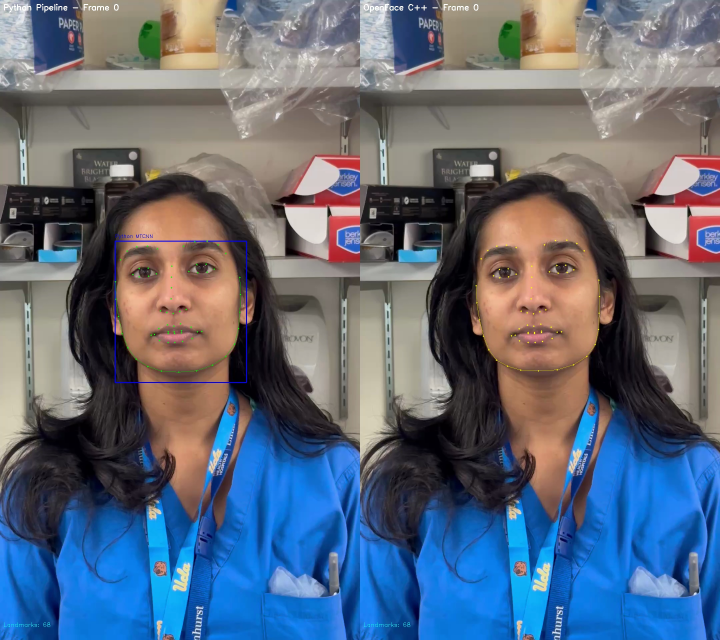
#> input picture comparison_frame_0000.jpg, 2160 x 1920 px (shown at 1/3 size)
$ python 'test_eye8_trace 2.py'
#> lines starting #> are read from the running program, lines starting #| are printed output that depends on the picture
#!/usr/bin/env python3
"""
Test script to run both C++ and Python pipelines with eye refinement
to generate Eye_8 trace files for comparison.
"""

import sys
sys.path.insert(0, 'pyclnf')
sys.path.insert(0, 'pymtcnn')

import numpy as np
import cv2
import subprocess
import os

def run_cpp_pipeline(image_path: str):
    """Run C++ FeatureExtraction to generate Eye_8 trace."""
    print("\n=== Running C++ Pipeline ===")

    out_dir = '/tmp/openface_eye8_test'
    os.makedirs(out_dir, exist_ok=True)

    cmd = [
        '/Users/johnwilsoniv/repo/fea_tool/external_libs/openFace/OpenFace/build/bin/FeatureExtraction',
        '-f', image_path,
        '-out_dir', out_dir
    ]

    result = subprocess.run(cmd, capture_output=True, text=True)

    if result.returncode != 0:
        print(f"C++ failed: {result.stderr}")
        return None

    # Parse CSV for landmarks
    import pandas as pd
    base_name = os.path.splitext(os.path.basename(image_path))[0]
    csv_path = os.path.join(out_dir, f'{base_name}.csv')

    if not os.path.exists(csv_path):
        print(f"Error: C++ output not found at {csv_path}")
        return None

    df = pd.read_csv(csv_path)
    landmarks = np.zeros((68, 2))
    for i in range(68):
        # Try different column name formats
        for x_col, y_col in [(f'x_{i}', f'y_{i}'), (f' x_{i}', f' y_{i}')]:
            if x_col in df.columns and y_col in df.columns:
                landmarks[i, 0] = df[x_col].iloc[0]
                landmarks[i, 1] = df[y_col].iloc[0]
                break

    print(f"C++ LM36 (left eye outer): ({landmarks[36, 0]:.4f}, {landmarks[36, 1]:.4f})")
    print(f"C++ trace saved to: /tmp/eye8_trace_cpp.txt")

    return landmarks

# [48 lines left out: functions run_python_pipeline, compare_traces, not called in this run]

def main():
    # Use comparison frame (known to have faces)
    image_path = 'comparison_frame_0000.jpg'

    if not os.path.exists(image_path):
        # Try test image
        image_path = 'test_image.jpg'

    if not os.path.exists(image_path):
        print(f"Error: No test image found")
        return

    print(f"Using test image: {image_path}")

    # Load image
    image = cv2.imread(image_path)
#> image is the input picture: shape (1920, 2160, 3); mean B, G, R 123.7, 106.6, 95.2
    if image is None:
        print(f"Error: Could not load {image_path}")
        return

    # Convert to grayscale for Python
    gray = cv2.cvtColor(image, cv2.COLOR_BGR2GRAY)
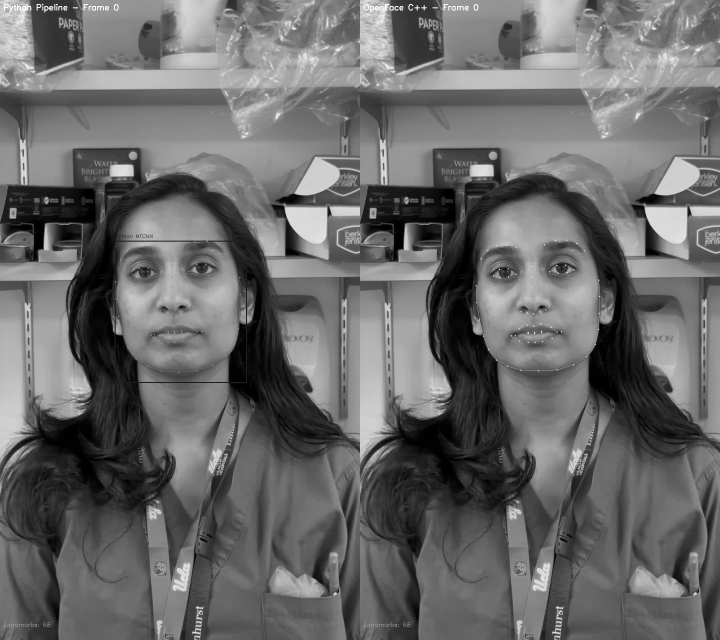
#> gray: shape (1920, 2160) (shown at 1/3 size); min 0, max 255, mean 105.1

    # Run both pipelines (Python CLNF expects grayscale or BGR)
    cpp_landmarks = run_cpp_pipeline(image_path)
    python_landmarks = run_python_pipeline(image)  # Pass BGR, CLNF will convert

    if cpp_landmarks is not None and python_landmarks is not None:
        # Compare LM36 (Eye_8 maps to this)
        diff = python_landmarks[36] - cpp_landmarks[36]
        error = np.linalg.norm(diff)

        print("\n=== LM36 Comparison ===")
        print(f"C++:    ({cpp_landmarks[36, 0]:.4f}, {cpp_landmarks[36, 1]:.4f})")
        print(f"Python: ({python_landmarks[36, 0]:.4f}, {python_landmarks[36, 1]:.4f})")
        print(f"Diff:   ({diff[0]:.4f}, {diff[1]:.4f})")
        print(f"Error:  {error:.4f} pixels")

    # Compare traces
    compare_traces()

if __name__ == '__main__':
    main()
#> (the call stopped at in run_cpp_pipeline, `result = subprocess.run(cmd, capture_output=True, text=True)`: subprocess is not available in this run)
